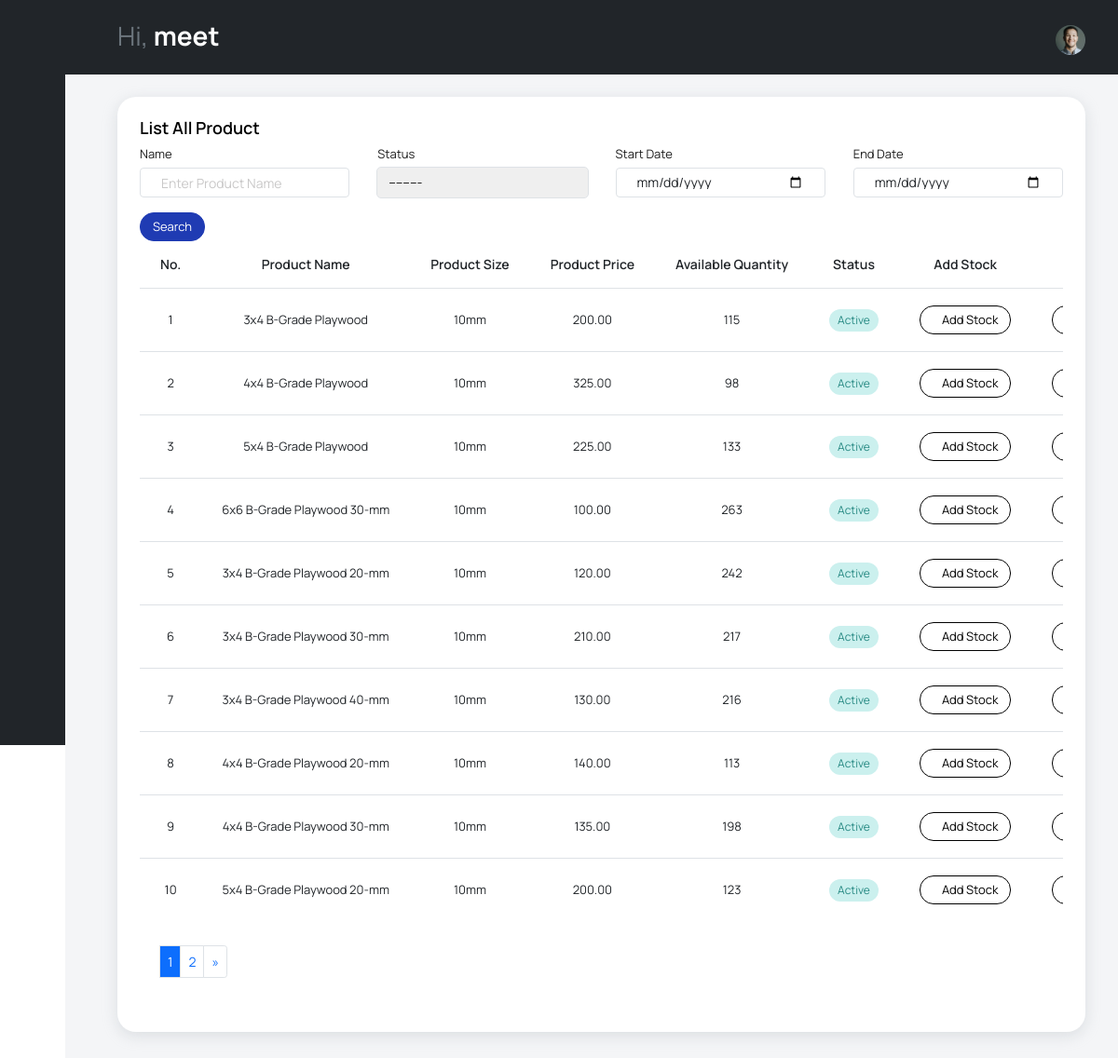
The page /viewproduct/ (signed in) on the database as committed earlier.
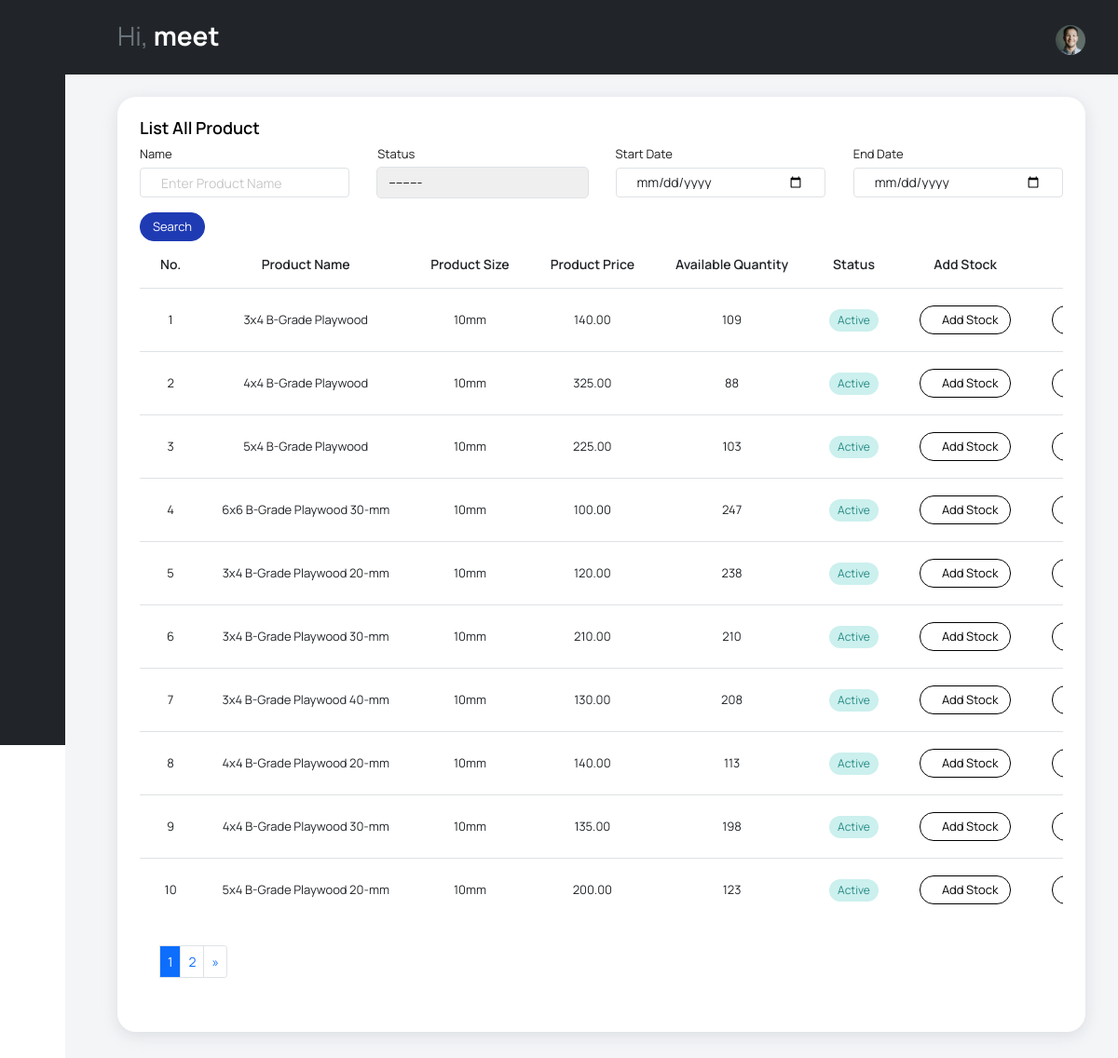
The same page on the database as committed later.
### invApp/models.py (models this page shows, shortened)
class Product(models.Model):
    id = models.AutoField(primary_key=True, serialize=False, auto_created=True)
    name=models.CharField(max_length=350)
    size = models.CharField(max_length=50)
    description = models.TextField(blank=True, null=True)
    price = models.DecimalField(default=0, decimal_places=2, max_digits=10)
    totalquantity = models.IntegerField(default=0)
    status = models.CharField(max_length=2, choices=(('1','Active'),('2','Inactive')), default=1)
    date_created = models.DateTimeField(default=timezone.now)
    date_updated = models.DateTimeField(auto_now=True)

### invApp/views.py (the view)
# urls.py: path('viewproduct/', view_product, name="viewproduct"),
@login_required
def view_product(request):
    product = Product.objects.order_by('id')
    myfilter = ProductFilter(request.GET, queryset=product)
    product = myfilter.qs
    paginator = Paginator(product, 10)
    page = request.GET.get('page')
    products = paginator.get_page(page)
    context = {"product": products, 'form': EditProduct(), 'filter': myfilter}
    return render(request, 'view_product.html', context)

### invApp/forms.py
class EditProduct(forms.ModelForm):
    name=models.CharField(max_length=350,blank=True, null=True)
    size = models.CharField(max_length=50)
    description = models.TextField()
    price = models.FloatField(default=0)
    status = models.CharField(max_length=2, choices=(('1','Active'),('2','Inactive')), default=1)
    class Meta:
        model = Product
        fields = ('name','size','description','price','status')
        labels = {
            'name': 'Product Name',
            'size': 'Product Size',
            'description': 'Description',
            'price': 'Price',
            'status': 'Status',
        }
        widgets = {
            'name': forms.TextInput(attrs={'class':'form-control'}),
            'size': forms.TextInput(attrs={'class': 'form-control'}),
            'description': forms.TextInput(attrs={'class':'form-control', 'null': 'True'}),
            'price': forms.NumberInput(attrs={'class':'form-control' , 'min':'0'}),
            'status': forms.Select(attrs={'class':'form-control'}),
        }

### templates/view_product.html (shortened to what this page needs)
{% extends "base.html" %}
{% load humanize %}
{% block body %}
    <div class="content-wrapper">
    <div class="col-md-12 grid-margin">
        <div class="card">
            <div class="card-body">
                <h4 class="card-title mb-0">List All Product</h4>
                <form method="get">
                    <div class="form-group row mt-2 mb-0">
                        <div class="col-sm">
                        <div class="form-group mb-3 ">
                            <label for="{{ filter.form.name.id_for_label }}" class="control-label mb-0 mb-0">{{ filter.form.name.label }}</label>
                            {{ filter.form.name }}
                        </div>
                        </div>
                        <div class="col-sm">
                            <div class="form-group mb-3 ">
                            <label for="{{ filter.form.status.id_for_label }}" class="control-label mb-0 mb-0">{{ filter.form.status.label }}</label>
                            {{ filter.form.status }}
                            </div>
                        </div>
                        <div class="col-sm">
                            <div class="form-group mb-3 ">
                                <label for="{{ filter.form.start_date.id_for_label }}" class="control-label mb-0 mb-0">{{ filter.form.start_date.label }}</label>
                                {{ filter.form.start_date }}
                            </div>
                        </div>
                        <div class="col-sm">
                            <div class="form-group mb-3 ">
                            <label for="{{ filter.form.end_date.id_for_label }}" class="control-label mb-0 mb-0">{{ filter.form.end_date.label }}</label>
                            {{ filter.form.end_date }}
                            </div>
                        </div>
                    </div>
                    <button type="submit" class="btn btn-sm btn-primary">Search</button>
                </form>
                <div class="table-responsive">
                    <table class="table table-hover text-center" id="product-tbl" name="product-tbl">
                        <thead>
                            <tr>
                                <th>No.</th>
                                <th>Product Name</th>
                                <th>Product Size</th>
                                <th>Product Price</th>
                                <th>Available Quantity</th>
                                <th>Status</th>
                                <th>Add Stock</th>
                                <th>Action</th>
                            </tr>
                        </thead>
                        <tbody>
                                {% for bill_item in product %}
                                <tr>
                                    <td>{{ forloop.counter }}</td>
                                    <td>{{ bill_item.name }}</td>
                                    <td>{{ bill_item.size }}</td>
                                    <td>{{ bill_item.price }}</td>
                                    <td>{{ bill_item.totalquantity }}</td>
                                    <td>{% if bill_item.status == "1" %}<div class="badge badge-opacity-success"> Active </div> {% else %}<div class="badge badge-opacity-danger" style="background: #fedfdd;"> Inactive </div>{% endif %}</td>
                                    <td>
                                        <a class="btn btn-outline-dark btn-sm" type="button" data-bs-toggle="modal" data-bs-target="#addstock{{bill_item.id}}"><span class="mdi mdi-plus d-flex">Add Stock</span></a>
                                    </td>
                                    <td>
                                        <a class="btn btn-outline-dark me-1 btn-sm" href="{% url 'editproduct' bill_item.id %}"></a>
                                    </td>
                                </tr>
                                {% endfor %}
                        </tbody>
                        <tfoot>
                            <tr>
                                <td colspan="7">
                                    <div class="pagination mt-2">
                                    <ul class="pagination pagination-sm">
                                        <li class="page-item">
                                        <li class="page-item active">
                                        <span class="current-page page-link">{{ product.number }}</span>
                                        </li>
                                        {% if product.has_next %}
                                        <li class="page-item">
                                        <a href="?page={{ product.next_page_number }}" class="page-link">{{ product.next_page_number }}</a>
                                        </li>
                                        <li class="page-item">
                                        <a href="?page={{ product.paginator.num_pages }}" class="page-link">&raquo;</a>
                                        </li>
                                        {% endif %}
                                    </ul>
                                    </div>
                                </td>
                            </tr>
                        </tfoot>
                    </table>
                </div>
            </div>
        </div>
    </div>
</div>
{% endblock body %}

### templates/base.html (shortened to what this page needs)
{% load static %}
<!DOCTYPE html>
<html lang="en">
<head>
  <link rel="stylesheet" href="{% static 'vendors/feather/feather.css' %}">
  <link rel="stylesheet" href="{% static 'vendors/mdi/css/materialdesignicons.min.css' %}">
  <link rel="stylesheet" href="{% static 'vendors/ti-icons/css/themify-icons.css' %}">
  <link rel="stylesheet" href="{% static 'vendors/typicons/typicons.css' %}">
  <link rel="stylesheet" href="{% static 'vendors/simple-line-icons/css/simple-line-icons.css' %}">
  <link rel="stylesheet" href="{% static 'vendors/css/vendor.bundle.base.css' %}">
  <link rel="stylesheet" href="{% static 'css/vertical-layout-light/style.css' %}">
</head>
<body class="sidebar-dark sidebar-icon-only">
<nav class="navbar default-layout col-lg-12 col-12 p-0 fixed-top d-flex align-items-top flex-lg-row">
    <div class="text-center navbar-brand-wrapper d-inline-flex align-items-center justify-content-start bg-dark ">
        <div class="d-flex m-auto">
        <button class="navbar-toggler navbar-toggler align-self-center me-2" type="button" data-bs-toggle="minimize">
            <span class="icon-menu text-white"></span>
        </button>
        </div>
    </div>
  <div class="navbar-menu-wrapper d-flex align-items-top bg-dark">
      <ul class="navbar-nav">
      <li class="nav-item font-weight-semibold d-none d-lg-block ms-0">
          <h1 class="welcome-text text-secondary">Hi, <span class="text-white fw-bold">{{user.username}}</span></h1>
      </li>
      </ul>
      <ul class="navbar-nav ms-auto">
      <li class="nav-item" style="margin-top: -5px;">
          <form class="search-form" action="#">
          <i class="icon-search text-light"></i>
          <input type="search" class="form-control text-white" placeholder="Search Here" title="Search here">
          </form>
      </li>
      <li class="nav-item dropdown d-sm-block user-dropdown">
          <a class="nav-link text-white" id="UserDropdown" href="#" data-bs-toggle="dropdown" aria-expanded="false">
          <img class="img-xs rounded-circle" src="{% static 'images/faces/face8.jpg' %}" alt="Profile image"> </a>
      </li>
      </ul>
  </div>
</nav>
<div class="container-fluid page-body-wrapper">
    <nav class="sidebar sidebar-offcanvas bg-dark" id="sidebar" style="position:fixed;">
        <ul class="nav">
            <li class="nav-item">
              <a class="nav-link" href="/dashboard/">
                <i class="mdi mdi-grid-large menu-icon"></i>
              </a>
            </li>
            <li class="nav-item">
                <a class="nav-link" data-bs-toggle="collapse" href="#product" aria-expanded="false" aria-controls="product">
                  <i class="mdi mdi-archive menu-icon"></i>
                </a>
              </li>
            <li class="nav-item">
                <a class="nav-link" data-bs-toggle="collapse" href="#customer" aria-expanded="false" aria-controls="product">
                  <i class="mdi mdi-account-multiple-outline menu-icon"></i>
                </a>
              </li>
        </ul>
    </nav>
    <div class="main-panel" style="margin-left:auto;">
    {% block body %}{% endblock body %}
    </div>
</div>
</body>
</html>

Rows that differ between the two databases and show on the page:
changed Product "3x4 B-Grade Playwood": price "200.00" → "140.00"; totalquantity "115" → "109"
changed Product "4x4 B-Grade Playwood": totalquantity "98" → "88"
changed Product "5x4 B-Grade Playwood": totalquantity "133" → "103"
changed Product "6x6 B-Grade Playwood 30-mm": totalquantity "263" → "247"
changed Product "3x4 B-Grade Playwood 20-mm": totalquantity "242" → "238"
changed Product "3x4 B-Grade Playwood 30-mm": totalquantity "217" → "210"
changed Product "3x4 B-Grade Playwood 40-mm": totalquantity "216" → "208"
